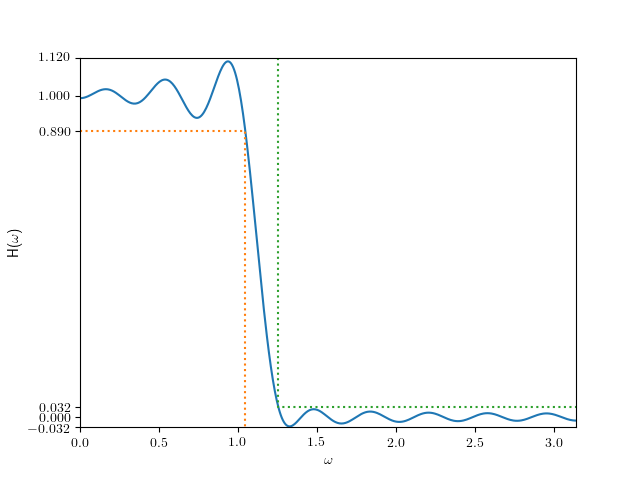

This figure's Python source:
import numpy as np
import cvxpy as cvx
import matplotlib.pyplot as plt
from matplotlib import rc
rc('text', usetex = True)

K = 500
wp = np.pi / 3
wc = .4 * np.pi
alpha = 0.0316
w = np.linspace(0, np.pi, K).reshape((-1, 1))
wi = np.max(np.where(w <= wp)[0])
wo = np.min(np.where(w >= wc)[0])

H_final = None

for N in range(1, 50):
	k = np.array(list(range(0, N + 1, 1))).reshape((-1, 1)).T
	C = np.cos(w @ k)

	a = cvx.Variable(N + 1)
	problem = cvx.Problem(cvx.Minimize(0),\
		[C[:wi, :] @ a <= 1.12,\
		C[:wi, :] @ a >= 0.89,\
		np.cos(wp * np.linspace(0, N, N + 1)) * a >= 0.89,\
		C[wo:, :] @ a <= alpha,\
		C[wo:, :] @ a >= -alpha,\
		np.cos(wc * np.linspace(0, N, N + 1)) * a <= alpha])
	problem.solve(solver=cvx.CVXOPT)
	if problem.status == 'optimal':
		print("The shortest filter length N = {}".format(N))
		H_final = a.value.reshape((1, -1)) @ np.cos(w @ k).T
		break

plt.figure()
plt.plot(w.T[0], H_final[0])
plt.plot([0, wp, wp], [0.89, 0.89, -alpha], ':')
plt.plot([wc, wc, np.pi], [1.12, alpha, alpha], ':')
plt.axis([0, np.pi, -alpha, 1.12])
plt.xlabel(r'$\omega$')
plt.ylabel(r'H($\omega$)')
plt.yticks([-alpha, 0, alpha, 0.89, 1, 1.12])
plt.savefig('A.12.d.png')
plt.show()
